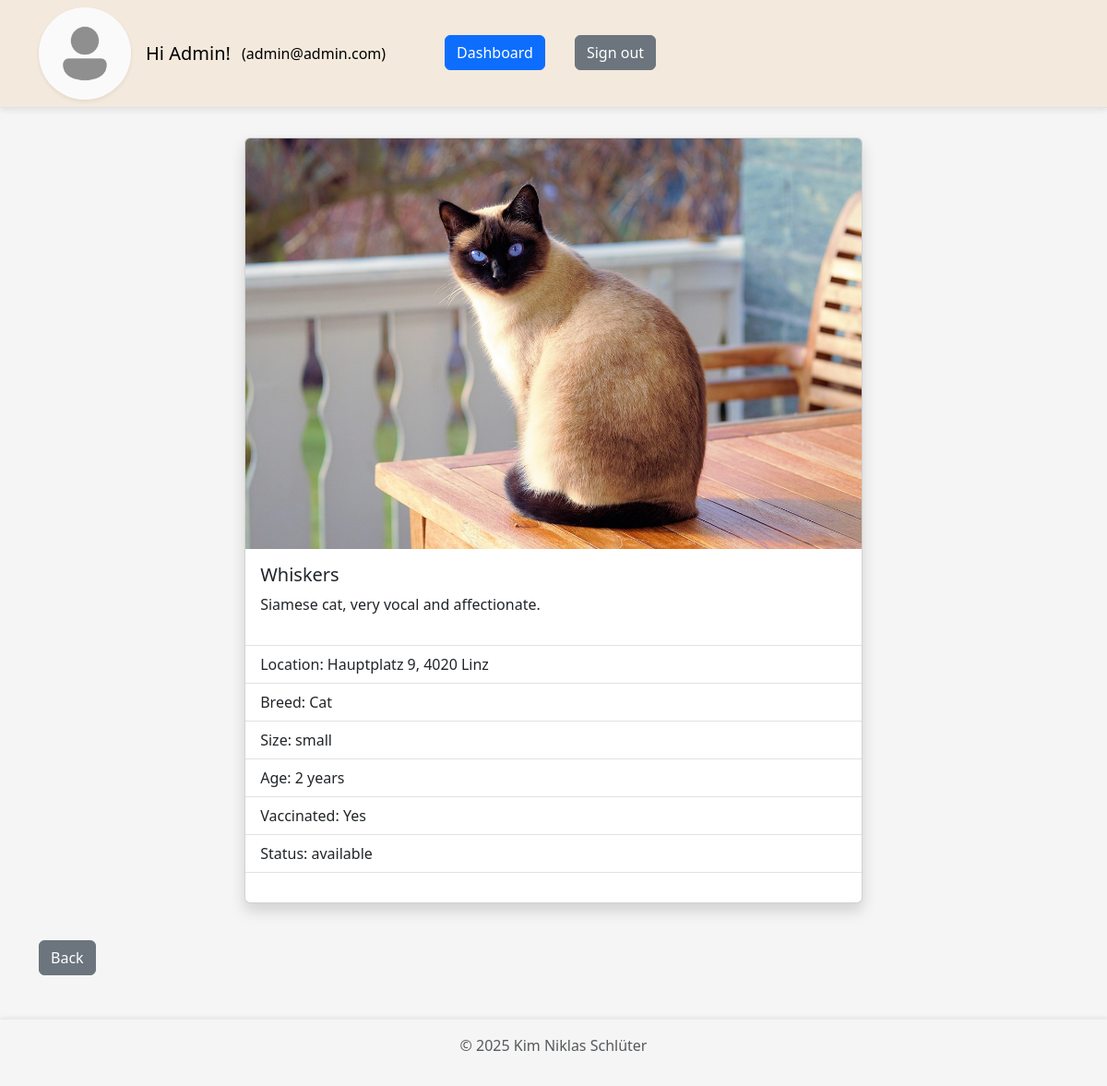
The page /website/animal_details.php?id=2 (signed in) on the database its author committed.
### tables this page shows
CREATE TABLE `user` (
  `id` int(11) NOT NULL,
  `email` varchar(200) NOT NULL,
  `password` varchar(255) NOT NULL,
  `first_name` varchar(100) NOT NULL,
  `last_name` varchar(100) NOT NULL,
  `phone` varchar(50) NOT NULL,
  `address` varchar(100) NOT NULL,
  `picture` varchar(255) NOT NULL,
  `authority` enum('user','admin') NOT NULL
);

CREATE TABLE `animal` (
  `id` int(11) NOT NULL,
  `name` varchar(100) NOT NULL,
  `picture` varchar(255) DEFAULT NULL,
  `location` varchar(100) NOT NULL,
  `description` text DEFAULT NULL,
  `size` enum('small','default','big') NOT NULL DEFAULT 'default',
  `age` int(11) DEFAULT NULL,
  `vaccinated` tinyint(1) NOT NULL,
  `status` enum('available','adopted') NOT NULL DEFAULT 'available',
  `breed_id` int(11) NOT NULL
);

CREATE TABLE `breed` (
  `id` int(11) NOT NULL,
  `name` varchar(100) NOT NULL
);

### website/components/animals.php (called while the page is built, shortened)
<?php
require_once __DIR__ . '/db_connect.php';
require_once __DIR__ . '/util.php';
$conn = db_connect();
function create_response($status, $message, $data = [])
{
  $response = [
    "status" => $status,
    "message" => $message,
    "data" => $data
  ];
  return $response;
}
function get_animal_by_id($id)
{
  global $conn;
  $id = clean_input($id);
  $sql = "SELECT * FROM `animal` WHERE id=$id";
  $result = mysqli_query($conn, $sql);
  $row = mysqli_fetch_assoc($result);
  return create_response("200", "Successfully fetched animal by id.", $row);
}
function get_breed_by_id($breed_id)
{
  global $conn;
  $sql = "SELECT * FROM `breed` WHERE id=$breed_id";
  $result = mysqli_query($conn, $sql);
  $row = mysqli_fetch_assoc($result);
  return $row;
}
function get_animal_picture_url($animalData)
{
  return $animalData['picture'] ? PICTURE_FOLDER_NAME . '/' . $animalData['picture'] : ANIMAL_DEFAULT_PICTURE_URL;
}

### website/animal_details.php (the view, shortened to what this page needs)
<?php
require_once './components/db_connect.php';
require_once './components/util.php';
require_once './components/animals.php';
$conn = db_connect();
$myUserId = get_my_user_id_from_session();
$myUserData = get_user_data($conn, $myUserId);
$responseGet = get_animal_by_id($_GET['id']);
$animal = $responseGet['data'];
$animalPictureUrl = get_animal_picture_url($animal);
$vaccinatedText = ($animal['vaccinated']) ? 'Yes' : 'No';
$breedData = get_breed_by_id($animal['breed_id']);
?>
<!DOCTYPE html>
<html lang="en">
<head>
  <link href="https://cdn.jsdelivr.net/npm/bootstrap@5.3.7/dist/css/bootstrap.min.css" rel="stylesheet">
  <link rel="stylesheet" href="./styles/style.css">
</head>
<body>
  <?php require_once './components/navbar.php'; ?>
  <div class="container mt-3 mb-5" style="flex-grow: 1;">
    <?php
    $layout = "<div class='d-flex justify-content-center' style='width: 100%'>
            <div class='card shadow mb-4 d-flex flex-column justify-content-between align-items-center' style='width: 60%'>
            <div>
              <div class='animal-picture-container'>
                <img src='$animalPictureUrl' class='card-img-top animal-image' alt='animal'>
              </div>
              <div class='card-body'>
                <h5 class='card-title'>{$animal['name']}</h5>
                <p class='card-text'>{$animal['description']}</p>
              </div>
            </div>
            <div style='width: 100%'>
              <ul class='list-group list-group-flush'>
                <li class='list-group-item'></li>
                <li class='list-group-item'>Location: {$animal['location']}</li>
                <li class='list-group-item'>Breed: {$breedData['name']}</li>
                <li class='list-group-item'>Size: {$animal['size']}</li>
                <li class='list-group-item'>Age: {$animal['age']} years</li>
                <li class='list-group-item'>Vaccinated: $vaccinatedText</li>
                <li class='list-group-item'>Status: {$animal['status']}</li>
                <li class='list-group-item'></li>
              </ul>";
    $layout .= "<div class='d-flex flex-row gap-1 justify-content-around mb-3' style='width:100%'>";
    $layout .= "</div>";
    $layout .= "
            </div>
          </div>
        </div>";
    echo $layout;
    ?>
  </div>
  <?php require_once './components/footer.php'; ?>
</body>
</html>

### website/components/navbar.php (shortened to what this page needs)
<?php
$homeUrl = isset($_SESSION['admin']) ? "dashboard.php" : "home.php";
$homeName = isset($_SESSION['admin']) ? "Dashboard" : "Home";
?>
<header class='p-0 mb-3 border-bottom title-row'>
  <nav class="navbar navbar-expand-lg" style="min-height: 3.5rem">
    <div class="container">
      <?php if (isset($_SESSION['user']) || isset($_SESSION['admin'])) { ?>
        <a href='<?= $homeUrl ?>' class='d-block me-3'>
          <img src='<?= $myUserData['profile_img_url'] ?? '' ?>' alt='profile image' width='100' height='100' class='rounded-circle shadow-sm' style='object-fit:cover;'>
        </a>
        <a class="navbar-brand me-1" href="<?= $homeUrl ?>">Hi <?= $myUserData['first_name'] ?? '' ?>!</a>
      <?php } ?>
      <div class="collapse navbar-collapse" id="navbarNav">
        <ul class="navbar-nav gap-2">
          <?php if (isset($_SESSION['user']) || isset($_SESSION['admin'])) { ?>
            <li class="nav-item me-5">
              <a class="nav-link link-body-emphasis" href="#"><?= '(' . $myUserData['email'] . ')' ?></a>
            </li>
            <li class="nav-item me-4">
              <a class="btn btn-primary" href="<?= $homeUrl ?>"><?= $homeName ?></a>
            </li>
            <li class="nav-item">
              <a class="btn btn-secondary" href="logout.php">Sign out</a>
            </li>
          <?php } ?>
        </ul>
      </div>
    </div>
  </nav>
</header>

### website/styles/style.css (style rules this page uses)
body { background-color: whitesmoke; display: flex; flex-flow: column nowrap; justify-content: flex-start; min-height: 100vh; }

### rows shown on the page
user: first_name "Admin", email "admin@admin.com"
animal: picture (picture), name "Whiskers", description "Siamese cat, very vocal and affectionate.", location "Hauptplatz 9, 4020 Linz", size "small", age "2", vaccinated "Yes", status "available"
breed: name "Cat"

### other values the page prints
$homeName "Dashboard"
